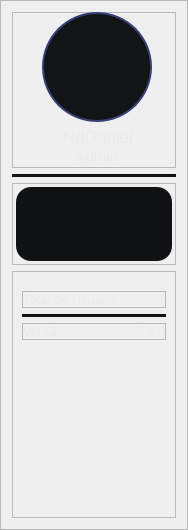
                        <widget class="QFrame" name="frame_6">
                         <property name="minimumSize">
                          <size>
                           <width>188</width>
                           <height>0</height>
                          </size>
                         </property>
                         <property name="maximumSize">
                          <size>
                           <width>188</width>
                           <height>16777215</height>
                          </size>
                         </property>
                         <property name="frameShape">
                          <enum>QFrame::StyledPanel</enum>
                         </property>
                         <property name="frameShadow">
                          <enum>QFrame::Raised</enum>
                         </property>
                         <layout class="QVBoxLayout" name="verticalLayout_25">
                          <item>
                           <widget class="QFrame" name="frame_15">
                            <property name="minimumSize">
                             <size>
                              <width>0</width>
                              <height>156</height>
                             </size>
                            </property>
                            <property name="maximumSize">
                             <size>
                              <width>16777215</width>
                              <height>156</height>
                             </size>
                            </property>
                            <property name="frameShape">
                             <enum>QFrame::StyledPanel</enum>
                            </property>
                            <property name="frameShadow">
                             <enum>QFrame::Raised</enum>
                            </property>
                            <widget class="QLabel" name="lbl_acesso_usuario">
                             <property name="geometry">
                              <rect>
                               <x>57</x>
                               <y>135</y>
                               <width>55</width>
                               <height>20</height>
                              </rect>
                             </property>
                             <property name="font">
                              <font>
                               <pointsize>11</pointsize>
                              </font>
                             </property>
                             <property name="styleSheet">
                              <string notr="true">color: rgb(233, 234, 236)</string>
                             </property>
                             <property name="text">
                              <string>Admin</string>
                             </property>
                             <property name="alignment">
                              <set>Qt::AlignCenter</set>
                             </property>
                            </widget>
                            <widget class="QLabel" name="lbl_nome_usuario">
                             <property name="geometry">
                              <rect>
                               <x>46</x>
                               <y>116</y>
                               <width>80</width>
                               <height>18</height>
                              </rect>
                             </property>
                             <property name="font">
                              <font>
                               <pointsize>13</pointsize>
                              </font>
                             </property>
                             <property name="styleSheet">
                              <string notr="true">color: rgb(233, 234, 236)</string>
                             </property>
                             <property name="text">
                              <string>NdDaniel</string>
                             </property>
                             <property name="alignment">
                              <set>Qt::AlignCenter</set>
                             </property>
                            </widget>
                            <widget class="QPushButton" name="imagem_usuario">
                             <property name="geometry">
                              <rect>
                               <x>30</x>
                               <y>0</y>
                               <width>110</width>
                               <height>110</height>
                              </rect>
                             </property>
                             <property name="minimumSize">
                              <size>
                               <width>110</width>
                               <height>110</height>
                              </size>
                             </property>
                             <property name="maximumSize">
                              <size>
                               <width>110</width>
                               <height>110</height>
                              </size>
                             </property>
                             <property name="styleSheet">
                              <string notr="true">border-radius: 55px;
border: 2px solid rgb(54, 63, 118);
background-color: rgb(19, 20, 22);</string>
                             </property>
                             <property name="text">
                              <string/>
                             </property>
                             <property name="icon">
                              <iconset>
                               <normaloff>../../../images/svg_images/daniel-removebg-preview.png</normaloff>../../../images/svg_images/daniel-removebg-preview.png</iconset>
                             </property>
                             <property name="iconSize">
                              <size>
                               <width>100</width>
                               <height>100</height>
                              </size>
                             </property>
                            </widget>
                           </widget>
                          </item>
                          <item>
                           <widget class="Line" name="line">
                            <property name="styleSheet">
                             <string notr="true">background-color:rgb(19, 20, 22)</string>
                            </property>
                            <property name="orientation">
                             <enum>Qt::Horizontal</enum>
                            </property>
                           </widget>
                          </item>
                          <item>
                           <widget class="QFrame" name="frame_16">
                            <property name="minimumSize">
                             <size>
                              <width>0</width>
                              <height>82</height>
                             </size>
                            </property>
                            <property name="maximumSize">
                             <size>
                              <width>16777215</width>
                              <height>82</height>
                             </size>
                            </property>
                            <property name="frameShape">
                             <enum>QFrame::StyledPanel</enum>
                            </property>
                            <property name="frameShadow">
                             <enum>QFrame::Raised</enum>
                            </property>
                            <layout class="QVBoxLayout" name="verticalLayout_26">
                             <property name="leftMargin">
                              <number>3</number>
                             </property>
                             <property name="topMargin">
                              <number>3</number>
                             </property>
                             <property name="rightMargin">
                              <number>3</number>
                             </property>
                             <property name="bottomMargin">
                              <number>3</number>
                             </property>
                             <item>
                              <widget class="QFrame" name="frame_43">
                               <property name="styleSheet">
                                <string notr="true">background-color: rgb(17, 18, 20);
border-radius:15px;</string>
                               </property>
                               <property name="frameShape">
                                <enum>QFrame::StyledPanel</enum>
                               </property>
                               <property name="frameShadow">
                                <enum>QFrame::Raised</enum>
                               </property>
                              </widget>
                             </item>
                            </layout>
                           </widget>
                          </item>
                          <item>
                           <widget class="QFrame" name="frame_18">
                            <property name="frameShape">
                             <enum>QFrame::StyledPanel</enum>
                            </property>
                            <property name="frameShadow">
                             <enum>QFrame::Raised</enum>
                            </property>
                            <layout class="QVBoxLayout" name="verticalLayout_27">
                             <property name="topMargin">
                              <number>19</number>
                             </property>
                             <item>
                              <widget class="QFrame" name="frame_45">
                               <property name="frameShape">
                                <enum>QFrame::StyledPanel</enum>
                               </property>
                               <property name="frameShadow">
                                <enum>QFrame::Raised</enum>
                               </property>
                               <layout class="QHBoxLayout" name="horizontalLayout_28">
                                <property name="spacing">
                                 <number>0</number>
                                </property>
                                <property name="leftMargin">
                                 <number>0</number>
                                </property>
                                <property name="topMargin">
                                 <number>0</number>
                                </property>
                                <property name="rightMargin">
                                 <number>0</number>
                                </property>
                                <property name="bottomMargin">
                                 <number>0</number>
                                </property>
                                <item>
                                 <widget class="QLabel" name="label_22">
                                  <property name="font">
                                   <font>
                                    <pointsize>10</pointsize>
                                   </font>
                                  </property>
                                  <property name="styleSheet">
                                   <string notr="true">color: rgb(233, 234, 236)</string>
                                  </property>
                                  <property name="text">
                                   <string>Total de Usuario</string>
                                  </property>
                                  <property name="alignment">
                                   <set>Qt::AlignLeading|Qt::AlignLeft|Qt::AlignVCenter</set>
                                  </property>
                                 </widget>
                                </item>
                                <item>
                                 <widget class="QLabel" name="label_25">
                                  <property name="font">
                                   <font>
                                    <pointsize>10</pointsize>
                                   </font>
                                  </property>
                                  <property name="styleSheet">
                                   <string notr="true">color: rgb(233, 234, 236)</string>
                                  </property>
                                  <property name="text">
                                   <string>1</string>
                                  </property>
                                  <property name="alignment">
                                   <set>Qt::AlignRight|Qt::AlignTrailing|Qt::AlignVCenter</set>
                                  </property>
                                 </widget>
                                </item>
                               </layout>
                              </widget>
                             </item>
                             <item>
                              <widget class="Line" name="line_2">
                               <property name="maximumSize">
                                <size>
                                 <width>170</width>
                                 <height>16777215</height>
                                </size>
                               </property>
                               <property name="styleSheet">
                                <string notr="true">background-color:rgb(19, 20, 22)</string>
                               </property>
                               <property name="orientation">
                                <enum>Qt::Horizontal</enum>
                               </property>
                              </widget>
                             </item>
                             <item>
                              <widget class="QFrame" name="frame_46">
                               <property name="frameShape">
                                <enum>QFrame::StyledPanel</enum>
                               </property>
                               <property name="frameShadow">
                                <enum>QFrame::Raised</enum>
                               </property>
                               <layout class="QHBoxLayout" name="horizontalLayout_29">
                                <property name="leftMargin">
                                 <number>0</number>
                                </property>
                                <property name="topMargin">
                                 <number>0</number>
                                </property>
                                <property name="rightMargin">
                                 <number>0</number>
                                </property>
                                <property name="bottomMargin">
                                 <number>0</number>
                                </property>
                                <item>
                                 <widget class="QLabel" name="label_23">
                                  <property name="font">
                                   <font>
                                    <pointsize>10</pointsize>
                                   </font>
                                  </property>
                                  <property name="styleSheet">
                                   <string notr="true">color: rgb(233, 234, 236)</string>
                                  </property>
                                  <property name="text">
                                   <string>Versão</string>
                                  </property>
                                  <property name="alignment">
                                   <set>Qt::AlignLeading|Qt::AlignLeft|Qt::AlignVCenter</set>
                                  </property>
                                 </widget>
                                </item>
                                <item>
                                 <widget class="QLabel" name="label_24">
                                  <property name="font">
                                   <font>
                                    <pointsize>10</pointsize>
                                   </font>
                                  </property>
                                  <property name="styleSheet">
                                   <string notr="true">color: rgb(233, 234, 236)</string>
                                  </property>
                                  <property name="text">
                                   <string>0.4.0</string>
                                  </property>
                                  <property name="alignment">
                                   <set>Qt::AlignRight|Qt::AlignTrailing|Qt::AlignVCenter</set>
                                  </property>
                                 </widget>
                                </item>
                               </layout>
                              </widget>
                             </item>
                             <item>
                              <widget class="QFrame" name="frame_44">
                               <property name="frameShape">
                                <enum>QFrame::StyledPanel</enum>
                               </property>
                               <property name="frameShadow">
                                <enum>QFrame::Raised</enum>
                               </property>
                              </widget>
                             </item>
                             <item>
                              <spacer name="verticalSpacer_8">
                               <property name="orientation">
                                <enum>Qt::Vertical</enum>
                               </property>
                               <property name="sizeHint" stdset="0">
                                <size>
                                 <width>20</width>
                                 <height>162</height>
                                </size>
                               </property>
                              </spacer>
                             </item>
                            </layout>
                           </widget>
                          </item>
                         </layout>
                        </widget>
